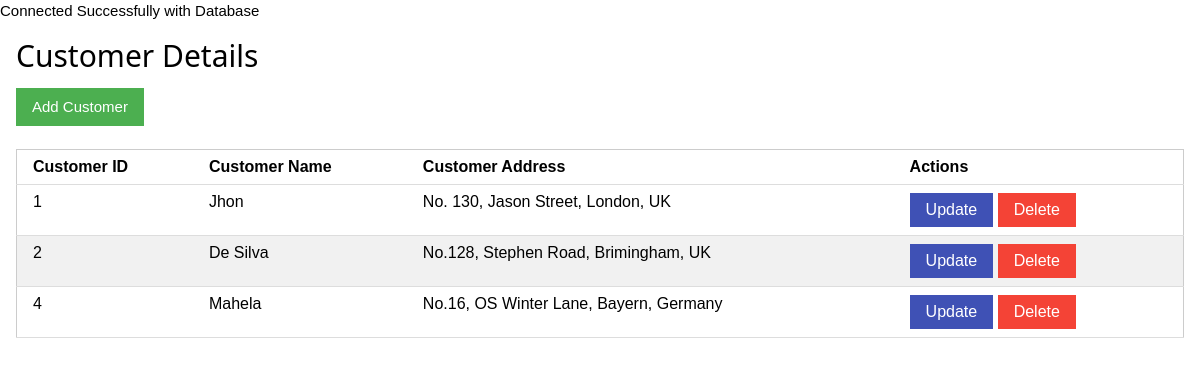
The app's page /customer-management.php with its own data.
### tables this page shows
CREATE TABLE `customer` (
  `customer_id` int(11) NOT NULL,
  `customer_name` varchar(50) NOT NULL,
  `customer_address` varchar(255) NOT NULL
);

### backend/view-customer.php (called while the page is built)
<?php
include("./server/connection.php");
if(isset($conn)) {
    $result = mysqli_query($conn, "SELECT * FROM customer");
}
?>

### customer-management.php (the view, shortened to what this page needs)
<?php
include_once('backend/view-customer.php');
?>
<html>
    <head>
        <link rel="stylesheet" href="style/w3.css">
    </head>
    <body>
        <?php if(mysqli_num_rows($result) > 0) { ?>
        <div class="w3-container">
            <h2>Customer Details</h2>
            <a href="index.php" class="w3-button w3-green">Add Customer</a> <br><br>
            <table class="w3-table-all">
                <thead>
                    <tr class="w3-light-greay">
                        <th>Customer ID</th>
                        <th>Customer Name</th>
                        <th>Customer Address</th>
                        <th>Actions</th>
                    </tr>
                </thead>
                <?php
                while($row = mysqli_fetch_array($result)) {
                ?>
                <tr>
                    <td><?php echo $row["customer_id"]; ?></td>
                    <td><?php echo $row["customer_name"]; ?></td>
                    <td><?php echo $row["customer_address"]; ?></td>
                    <td>
                        <a class="w3-button w3-indigo" href="update-customer-ui.php?customer_id=<?php echo $row["customer_id"]; ?>">Update</a>
                        <a class="w3-button w3-red" href="backend/delete-customer.php?customer_id=<?php echo $row["customer_id"]; ?>">Delete</a>
                    </td>
                </tr>
                <?php
                }
                ?>
            </table>
        <?php
        } else {
            echo "No Result Found";
        }
        ?>
        </div>
    </body>
</html>

### style/w3.css (style rules this page uses)
html { box-sizing: border-box; }
*, *:before, *:after { box-sizing: inherit; }
html { -ms-text-size-adjust: 100%; -webkit-text-size-adjust: 100%; }
body { margin: 0; }
a { background-color: transparent; }
html, body { font-family: Verdana, sans-serif; font-size: 15px; line-height: 1.5; }
html { overflow-x: hidden; }
h2 { font-size: 30px; }
h1, h2, h3, h4, h5, h6 { font-family: "Segoe UI", Arial, sans-serif; font-weight: 400; margin: 10px 0; }
a { color: inherit; }
.w3-table, .w3-table-all { border-collapse: collapse; border-spacing: 0; width: 100%; display: table; }
.w3-table-all { border: 1px solid #ccc; }
.w3-bordered tr, .w3-table-all tr { border-bottom: 1px solid #ddd; }
.w3-table-all tr:nth-child(odd) { background-color: #fff; }
.w3-table-all tr:nth-child(even) { background-color: #f1f1f1; }
.w3-table td, .w3-table th, .w3-table-all td, .w3-table-all th { padding: 8px 8px; display: table-cell; text-align: left; vertical-align: top; }
.w3-table th:first-child, .w3-table td:first-child, .w3-table-all th:first-child, .w3-table-all td:first-child { padding-left: 16px; }
.w3-btn, .w3-button { border: none; display: inline-block; padding: 8px 16px; vertical-align: middle; overflow: hidden; text-decoration: none; color: inherit; background-color: inherit; text-align: center; cursor: pointer; white-space: nowrap; }
.w3-btn, .w3-button { -webkit-touch-callout: none; -webkit-user-select: none; -khtml-user-select: none; -moz-user-select: none; -ms-user-select: none; user-select: none; }
.w3-container:after, .w3-container:before, .w3-panel:after, .w3-panel:before, .w3-row:after, .w3-row:before, .w3-row-padding:after, .w3-row-padding:before, .w3-cell-row:before, .w3-cell-row:after, .w3-clear:after, .w3-clear:before, .w3-bar:before, .w3-bar:after { content: ""; display: table; clear: both; }
.w3-container, .w3-panel { padding: 0.01em 16px; }
.w3-green, .w3-hover-green:hover { color: #fff !important; background-color: #4caf50 !important; }
.w3-indigo, .w3-hover-indigo:hover { color: #fff !important; background-color: #3f51b5 !important; }
.w3-red, .w3-hover-red:hover { color: #fff !important; background-color: #f44336 !important; }

### records on screen
customer: customer_id "1", customer_name "Jhon", customer_address "No. 130, Jason Street, London, UK"
customer: customer_id "2", customer_name "De Silva", customer_address "No.128, Stephen Road, Brimingham, UK"
customer: customer_id "4", customer_name "Mahela", customer_address "No.16, OS Winter Lane, Bayern, Germany"
